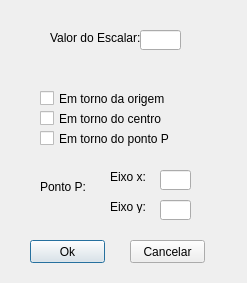
<?xml version="1.0" encoding="UTF-8"?>
<ui version="4.0">
 <class>Dialog</class>
 <widget class="QDialog" name="Dialog">
  <property name="geometry">
   <rect>
    <x>0</x>
    <y>0</y>
    <width>247</width>
    <height>283</height>
   </rect>
  </property>
  <property name="windowTitle">
   <string>Dialog</string>
  </property>
  <widget class="QPushButton" name="pushButton">
   <property name="geometry">
    <rect>
     <x>30</x>
     <y>240</y>
     <width>75</width>
     <height>23</height>
    </rect>
   </property>
   <property name="text">
    <string>Ok</string>
   </property>
  </widget>
  <widget class="QPushButton" name="pushButton_2">
   <property name="geometry">
    <rect>
     <x>130</x>
     <y>240</y>
     <width>75</width>
     <height>23</height>
    </rect>
   </property>
   <property name="text">
    <string>Cancelar</string>
   </property>
  </widget>
  <widget class="QCheckBox" name="checkBox">
   <property name="geometry">
    <rect>
     <x>40</x>
     <y>90</y>
     <width>201</width>
     <height>17</height>
    </rect>
   </property>
   <property name="text">
    <string>Em torno da origem</string>
   </property>
   <property name="checked">
    <bool>false</bool>
   </property>
  </widget>
  <widget class="QCheckBox" name="checkBox_2">
   <property name="geometry">
    <rect>
     <x>40</x>
     <y>110</y>
     <width>191</width>
     <height>17</height>
    </rect>
   </property>
   <property name="text">
    <string>Em torno do centro</string>
   </property>
  </widget>
  <widget class="QCheckBox" name="checkBox_3">
   <property name="geometry">
    <rect>
     <x>40</x>
     <y>130</y>
     <width>191</width>
     <height>17</height>
    </rect>
   </property>
   <property name="text">
    <string>Em torno do ponto P</string>
   </property>
  </widget>
  <widget class="QLabel" name="label">
   <property name="geometry">
    <rect>
     <x>40</x>
     <y>180</y>
     <width>47</width>
     <height>13</height>
    </rect>
   </property>
   <property name="text">
    <string>Ponto P:</string>
   </property>
  </widget>
  <widget class="QLineEdit" name="lineEdit">
   <property name="geometry">
    <rect>
     <x>160</x>
     <y>170</y>
     <width>31</width>
     <height>20</height>
    </rect>
   </property>
  </widget>
  <widget class="QLineEdit" name="lineEdit_2">
   <property name="geometry">
    <rect>
     <x>160</x>
     <y>200</y>
     <width>31</width>
     <height>20</height>
    </rect>
   </property>
  </widget>
  <widget class="QLabel" name="label_2">
   <property name="geometry">
    <rect>
     <x>110</x>
     <y>170</y>
     <width>47</width>
     <height>13</height>
    </rect>
   </property>
   <property name="text">
    <string>Eixo x:</string>
   </property>
  </widget>
  <widget class="QLabel" name="label_3">
   <property name="geometry">
    <rect>
     <x>110</x>
     <y>200</y>
     <width>47</width>
     <height>13</height>
    </rect>
   </property>
   <property name="text">
    <string>Eixo y:</string>
   </property>
  </widget>
  <widget class="QLabel" name="label_4">
   <property name="geometry">
    <rect>
     <x>50</x>
     <y>30</y>
     <width>91</width>
     <height>16</height>
    </rect>
   </property>
   <property name="text">
    <string>Valor do Escalar:</string>
   </property>
  </widget>
  <widget class="QLineEdit" name="lineEdit_3">
   <property name="geometry">
    <rect>
     <x>140</x>
     <y>30</y>
     <width>41</width>
     <height>20</height>
    </rect>
   </property>
   <property name="text">
    <string/>
   </property>
  </widget>
 </widget>
 <resources/>
 <connections/>
</ui>
